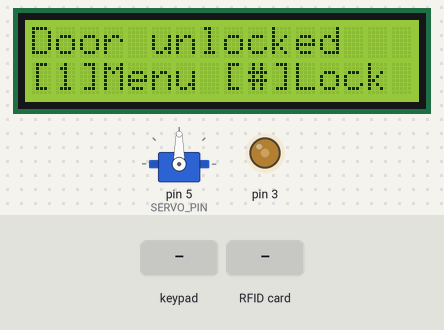
Simulated run of this sketch. Board: Arduino Uno, built with avr-gcc and run on an emulated ATmega328P. On the bench: 16×2 character LCD, servo, output pins drawn as LEDs (lit = HIGH). The test bench sets the inputs (shaded band). EEPROM starts erased; pins used as bus, display or sensor lines are not drawn.

Above: at 1.3 s.
1.4 s: key '#' pressed
At 2.4 s:
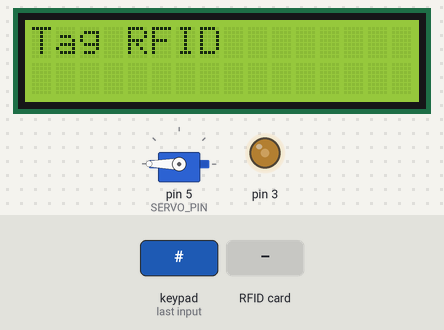
3.4 s: RFID card 57 F0 EC 4E held to the reader
At 3.9 s:
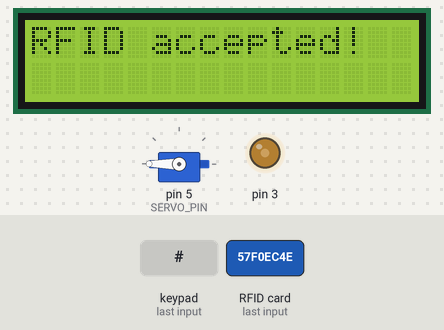
6.4 s: keypad keys 1 1 1 1 1 1 1 1 pressed 0.4 s apart
At 10.2 s:
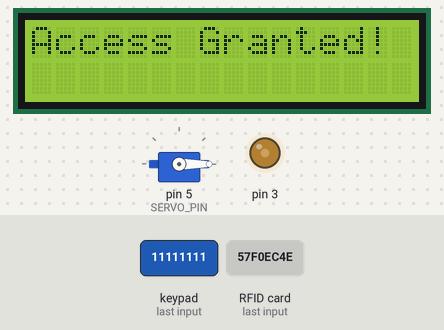
11.1 s: keypad keys 6 7 8 # pressed 0.4 s apart
At 12.8 s:
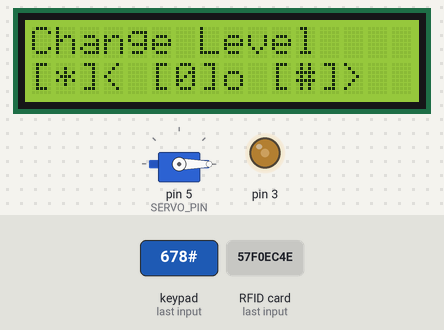
14.2 s: keypad keys 1 1 1 1 1 1 1 1 # pressed 0.4 s apart
At 17.7 s:
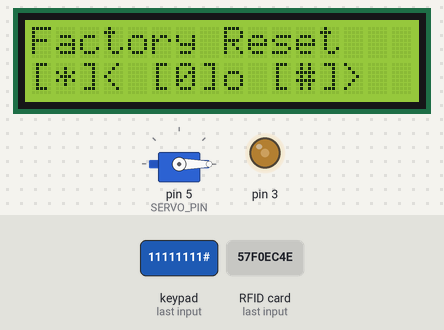
19.3 s: key '0' pressed
At 20.4 s:
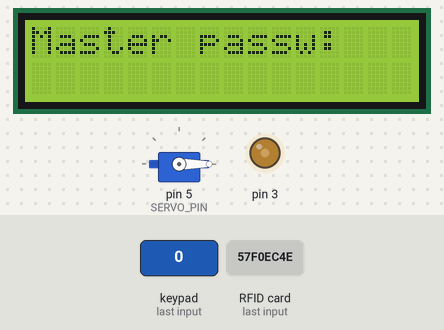
Timing chart, 0 to 21.8 s (numbered marks = the images above; inputs shaded):
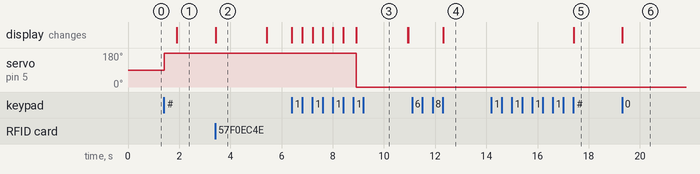

Measured:
- after the input at 1.4 s, servo on pin 5 (SERVO_PIN): 90° → 180° at once; the display: changes after 0.51 s (image 1)
- after the input at 3.4 s, the display: changes at once (image 2)
- after the input at 6.4 s, servo on pin 5 (SERVO_PIN): 180° → 0° after 2.5 s; the display: first changes at once (image 3 shows a later state)
- after the input at 11.1 s, the display: changes after 1.2 s (image 4)
- after the input at 14.2 s, the display: changes after 3.2 s (image 5)
- after the input at 19.3 s, the display: changes at once (image 6)
- what the display in image 2 shows lasts 2.0 s, from 3.4 s to 5.4 s

The sketch:

main.ino
```cpp
#include<Keypad.h>
#include<LiquidCrystal.h>
#include<EEPROM.h>
#include<MFRC522.h>
#include<Servo.h>

/* EEPROM structure

0:5 password
6 level
*/

#define rows 4
#define cols 3
#define rs A0
#define e A1
#define D4 A2
#define D5 A3
#define D6 A4
#define D7 A5
#define SERVO_PIN 5

#define SS_PIN 10
#define RST_PIN 9
MFRC522 mfrc522(SS_PIN, RST_PIN);   // Create MFRC522 instance.

bool isLocked=false;
#define level EEPROM.read(6)
byte rowPins[]={0,1,2,4};
byte colPins[]={6,7,8};

char keys[rows][cols] = {
  {'1','2','3'},
  {'4','5','6'},
  {'7','8','9'},
  {'*','0','#'}
};
Keypad keypad=Keypad(makeKeymap(keys),rowPins,colPins,rows,cols);
LiquidCrystal lcd(rs,e,D4,D5,D6,D7);
Servo servo;

byte master_password[]={1,1,1,1,1,1,1,1};

void setup() {
  // put your setup code here, to run once:
  lcd.begin(16,2);
  pinMode(3,OUTPUT);
  analogWrite(3,90);
  servo.attach(SERVO_PIN);
  SPI.begin();      // Initiate  SPI bus
  mfrc522.PCD_Init();   // Initiate MFRC522

  RESET();

}

void loop() {
  // put your main code here, to run repeatedly:

  //Homescreen


  //If door is unlocked
  if(isLocked==false){
    char key;
    lcd.clear();
    lcd.setCursor(0,0);
    lcd.print("Door unlocked");
    lcd.setCursor(0,1);
    lcd.print("[1]Menu [#]Lock");
    while(1){
      key=keypad.waitForKey();
      if(key=='1' || key=='#') break;
    }
    if(key=='#'){
      lock_door();
      return;
    }
    else if(key=='1'){
      show_menu();
      return;
    }
  }

  //In case door is locked with level 1 security
  if(level==1){
    if(verifyPassword()){
      lcd.clear();
      lcd.print("Access Granted!");
      delay(2000);
      unlock_door();
      return;
    }
    else{
      lcd.clear();
      lcd.print("Access Denied!");
      delay(2000);
      return;
    }
  }
  //If door is locked with level 0 security
  if(level==0){
    if(verifyRFID()){

      lcd.clear();
      lcd.print("Access Granted!");
      unlock_door();
      delay(1500);
      return;
    }
    else{
      lcd.clear();
      lcd.print("Access Denied!");
      delay(2000);
      return;
    }
  }

  if(level==2){
    if(verifyRFID()){

      lcd.clear();
      lcd.print("RFID accepted!");
      delay(2000);
      if(verifyPassword()){
        lcd.clear();
        lcd.setCursor(0,0);
        lcd.print("Access Granted!");
        unlock_door();
        delay(1500);
        return;
      }
      else{
        lcd.clear();
        lcd.print("Access denied!");
        delay(2000);
        return;
      }
    }
    else{
      lcd.clear();
      lcd.print("Access Denied!");
      delay(2000);
      return;
    }
  }

}

void RESET(){
  byte password[]={1,1,1,1,1,1};
  //Reset password
  for(byte i=0;i<6;i++){
    EEPROM.write(i,password[i]);
  }
  //Reset level to level 1 (password only)
  update_level(2);
}
bool verifyPassword(){
  lcd.clear();
  lcd.print("Enter Password");
  lcd.setCursor(4,1);

  byte temp[6]={0};
  char key;
  for(byte i=0;i<6;){
    key=keypad.waitForKey();
    if(key!='*' && key!='#'){
      lcd.print('*');
      temp[i]=(byte)(key-'0');
      i++;
      while(keypad.getKey()==key);
    }
  }
  delay(500);
  lcd.clear();

  //Compare temp with password stored in eeprom
  for(byte i=0;i<6;i++){
    if(temp[i]!=EEPROM.read(i)){
      // lcd.print("Access Denied!");
      return false;
    }
  }
  // lcd.print("Access Granted!");
  return true;
}

bool verifyRFID(){

  lcd.clear();
  lcd.print("Tag RFID");

  byte uid[4];
  byte realUID[4]={0x57,0xF0,0xEC,0x4E};

  while (1)
  {
    if ( ! mfrc522.PICC_IsNewCardPresent())
    {
      continue;
    }
    // Select one of the cards
    if ( ! mfrc522.PICC_ReadCardSerial())
    {
      continue;
    }
    else{
      break;
    }
  }

    for (byte i = 0; i < mfrc522.uid.size; i++)
    {
      uid[i]=mfrc522.uid.uidByte[i];
    }


  for(byte i=0;i<4;i++){
    if(realUID[i]!=uid[i]){
      return false;
    }
  }
  return true;
}

void show_menu(){
  byte currentOption=0;
  char key;

  while(1){
    //Update Password option
    if(currentOption==0){
      lcd.clear();
      lcd.print("Update Password");
      lcd.setCursor(0,1);
      lcd.print("[*]< [0]o [#]>");
      while(1){
        key=keypad.waitForKey();
        if(key=='*'||key=='0'||key=='#') break;
      }
      if(key=='*') return;
      else if(key=='0'){
        bool match=verifyPassword();
        if(match){
          lcd.clear();
          lcd.print("Enter New Passw");

          lcd.setCursor(4,1);

          byte temp[6]={0};
          char key;
          for(byte i=0;i<6;){
            key=keypad.waitForKey();
            if(key!='*' && key!='#'){
              lcd.print('*');
              temp[i]=(byte)(key-'0');
              i++;
              while(keypad.getKey()==key);
            }
          }
          delay(200);
          update_password(temp);
          lcd.clear();
          lcd.print("Passw Updated!");
          delay(1000);
          continue;
        }
        else{
          lcd.clear();
          lcd.print("Wrong Password!");
          delay(1000);
          continue;
        }
      }
      else if(key=='#'){
        currentOption++;
        continue;
      }
    }
    //Change Level option
    else if(currentOption==1){
      lcd.clear();
      lcd.print("Change Level");
      lcd.setCursor(0,1);
      lcd.print("[*]< [0]o [#]>");
      while(1){
        key=keypad.waitForKey();
        if(key=='*'||key=='0'||key=='#') break;
      }
      if(key=='*'){
        currentOption--;
        continue;
      }
      else if(key=='0'){
        bool match=verifyPassword();
        if(match==false){
          lcd.clear();
          lcd.print("Wrong Password!");
          delay(1000);
          continue;
        }
        if(level==2){
          //Ask for rfid. If valid, then only allow to access this setting. (for level 2 both passw and rfid is req to change settings)
          match=verifyRFID();
          if(match==false){
            lcd.clear();
            lcd.print("Invalid RFID!");
            delay(2000);
            continue;
          }
        }
        //If password is correct
        lcd.clear();
        lcd.print("Select Level");
        lcd.setCursor(0,1);
        lcd.print("Level: 0/1/2");
        while(1){
          key=keypad.waitForKey();
          if(key=='0'||key=='1'||key=='2') break;
        }
        if(key=='0') update_level(0);
        else if(key=='1') update_level(1);
        else if(key=='2') update_level(2);
        lcd.clear();
        lcd.print("Success!");
        delay(2000);
        continue;
      }
      else if(key=='#'){
        currentOption++;
        continue;
      }
    }
    //Reset device
    else if(currentOption==2){
      lcd.clear();
      lcd.print("Factory Reset");
      lcd.setCursor(0,1);
      lcd.print("[*]< [0]o [#]>");
      while(1){
        key=keypad.waitForKey();
        if(key=='*'||key=='0'||key=='#') break;
      }
      if(key=='*'){
        currentOption--;
        continue;
      }
      else if(key=='0'){
        lcd.clear();
        lcd.print("Master passw:");

        lcd.setCursor(4,1);

        byte temp[8]={0};
        char key;
        for(byte i=0;i<8;){
          key=keypad.waitForKey();
          if(key!='*' && key!='#'){
            lcd.print('*');
            temp[i]=(byte)(key-'0');
            i++;
            while(keypad.getKey()==key);
            }
        }

        //Check if temp matches with master password
        bool match=true;
        for(byte i=0;i<8;i++){
          if(temp[i]!=master_password[i]){
            match=false;
            break;
          }
        }
        if(match==false){
          lcd.clear();
          lcd.print("Access Denied!");
          delay(2000);
          continue;
        }
        else{
          lcd.clear();
          RESET();
          lcd.print("Reset Success!");
          delay(2000);
          continue;
        }
      }
      else if(key=='#'){
        //currentOption++;
        continue;
      }
    }
  }
}


void update_password(byte passw[6]){
  for(byte i=0;i<6;i++){
    EEPROM.write(i,passw[i]);
  }
}

void update_level(byte lvl){
  EEPROM.write(6,lvl);
}

void unlock_door(){
  isLocked=false;
  servo.write(0);
  delay(500);
  return;
}
void lock_door(){
  isLocked=true;
  servo.write(180);
  delay(500);
  return;
}
```
